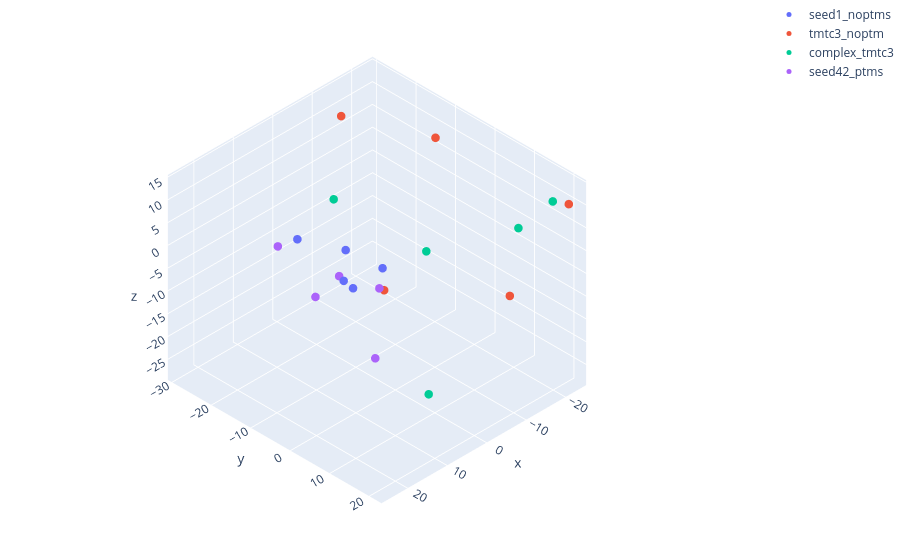

Notebook source saved alongside this figure:
### Code cell
data = []
for name in df2["name"].unique():
    x,y,z = df2[df2["name"]==name]["PC1"],df2[df2["name"]==name]["PC2"],df2[df2["name"]==name]["PC3"]
    trace = go.Scatter3d(x=x,y=y,z=z,mode='markers',
                            marker={'size': 5},name=name)
    
    data.append(trace)
layout = go.Layout(margin={'l': 0, 'r': 0, 'b': 0, 't': 0})

plot_figure = go.Figure(data=data, layout=layout)
plot_figure.layout.scene.camera.projection.type = "orthographic"
plot_figure.show(renderer="browser")  # remove display(fig)
plotly.offline.iplot(plot_figure)

### Figure 1 — Plotly figure (JSON) as saved in the notebook; plotly's stock layout.template omitted (floating-point values rounded to 4 significant figures)
{"data": [{"marker": {"size": 5}, "mode": "markers", "name": "seed1_noptms", "type": "scatter3d", "x": [6.437, 6.938, 12.76, 13.5, 4.2], "y": [3.176, -3.81, -12.08, 0.3889, -8.413], "z": [2.031, -5.609, 3.92, 1.391, -0.9053]}, {"marker": {"size": 5}, "mode": "markers", "name": "tmtc3_noptm", "type": "scatter3d", "x": [-9.138, -9.608, -22.43, -23.74, -2.409], "y": [19.85, -23.35, 21.5, -13.59, -5.279], "z": [-3.507, 14.13, 10.82, 7.195, -11.45]}, {"marker": {"size": 5}, "mode": "markers", "name": "complex_tmtc3", "type": "scatter3d", "x": [-13.81, -1.983, -20.61, -23.26, -10.11], "y": [-29.46, 6.449, 10.55, 16.61, -2.28], "z": [-9.29, -28.21, 0.9998, 8.562, -5.266]}, {"marker": {"size": 5}, "mode": "markers", "name": "seed42_ptms", "type": "scatter3d", "x": [24.84, 25.07, 5.943, 25.02, 12.39], "y": [4.57, -4.732, 1.879, 19.9, -1.875], "z": [5.631, 12.18, -3.279, -0.08136, 0.7386]}], "layout": {"margin": {"b": 0, "l": 0, "r": 0, "t": 0}, "scene": {"camera": {"projection": {"type": "orthographic"}}}}}
